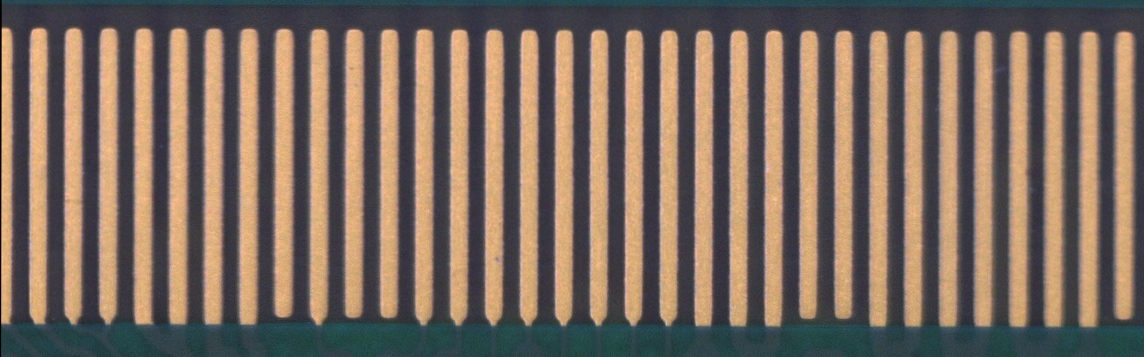
#> input picture PCB_Ins_v2/alg_repo/gold_finger/test_images/pairs/第一对/templ1.png, 1144 x 357 px, given in place of t_fov_3.jpg, which was not available
$ python main_pipeline.py   (older library calls are emulated)
#> lines starting #> are read from the running program, lines starting #| are printed output that depends on the picture; pictures that were not available may be replaced by others from this repository, and a replacement may not be noted
#> in main, im_good is the input picture: shape (357, 1144, 3); mean B, G, R 94.5, 106.6, 123.2
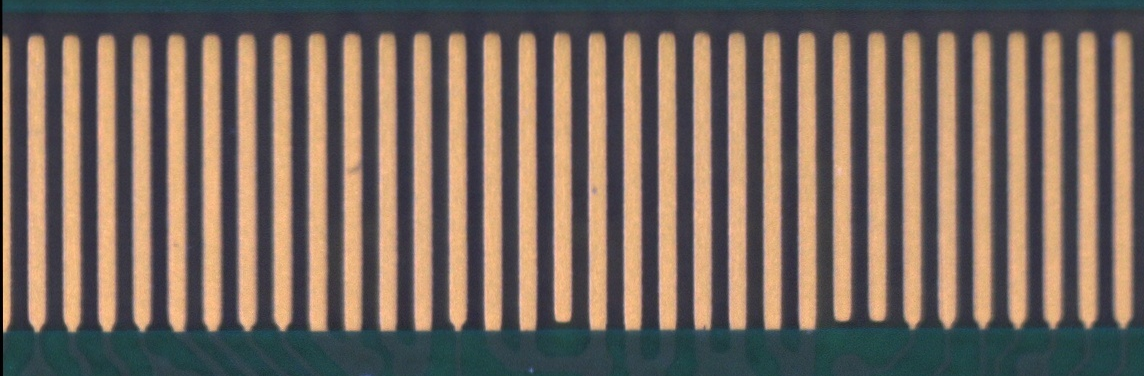
#> input picture PCB_Ins_v2/alg_repo/gold_finger/test_images/pairs/第一对/test1.png, 1144 x 376 px, given in place of 3.jpg, which was not available
#> in main, im_test is the input picture: shape (376, 1144, 3); mean B, G, R 94.5, 105.6, 120.9
### PCB_Ins_v2/alg_repo/gold_finger/seed_extract.py
# -*- coding: utf-8 -*-
"""
种子点自适应取色：在良品图上点击若干板面上的点，自动统计每个点邻域的
HSV 分布，生成 inRange 用的多段范围（自动处理红色跨 H=0/180 边界的情况），
取代手写固定阈值。生成的范围直接喂给 main_pipeline 的 custom 提取链。

取色窗口操作说明:
  鼠标左键    在板面上点一个种子点（不同颜色的区域各点几个）
  鼠标右键    删除离点击处最近的种子点
  + / -       放宽 / 收紧容差（实时预览绿色覆盖区变化）
  z           撤销上一个种子点
  r           清空全部种子点
  Enter / 空格 确认并返回结果
  Esc         取消（返回 None）
"""
import json
import os

import cv2
import numpy as np


# ==========================================
# 范围生成
# ==========================================
# [84 lines left out: functions _seed_stats, _ranges_from_stats, ranges_from_seeds, mask_from_ranges, not called in this run]


def ranges_to_config(ranges):
    """[( (H,S,V), (H,S,V) ), ...] → 算法 config 用的 [[[H,S,V],[H,S,V]], ...]。"""
    return [[list(lo), list(hi)] for lo, hi in ranges]


def preview_from_seeds(image_bgr, seeds, tol=1.0, overlay_alpha=0.45,
                       draw_seeds=True, seed_color=(0, 0, 255)):
    """UI 非交互入口：种子点 → HSV 范围 → 掩膜 → 预览图。

    供自研点选 UI 在每次加点/改容差时调用；不弹窗、不写文件。
    返回 dict: ok, message, seeds, tol, ranges, custom_hsv_ranges,
               mask, preview, cover_ratio, board_pixels。
    """
    h, w = image_bgr.shape[:2]
    empty_mask = np.zeros((h, w), np.uint8)
    base = {
        "ok": False,
        "message": "",
        "seeds": [],
        "tol": float(tol),
        "ranges": [],
        "custom_hsv_ranges": [],
        "mask": empty_mask,
        "preview": image_bgr.copy(),
        "cover_ratio": 0.0,
        "board_pixels": 0,
    }
    if image_bgr is None or image_bgr.size == 0:
        base["message"] = "empty image"
        return base

    pts = [(int(x), int(y)) for x, y in (seeds or [])]
    pts = [(x, y) for x, y in pts if 0 <= x < w and 0 <= y < h]
    base["seeds"] = [list(p) for p in pts]
    if not pts:
        base["message"] = "no seeds"
        return base

    ranges = ranges_from_seeds(image_bgr, pts, float(tol))
    hsv = cv2.cvtColor(cv2.GaussianBlur(image_bgr, (5, 5), 0), cv2.COLOR_BGR2HSV)
    mask = mask_from_ranges(hsv, ranges)
    if mask is None:
        mask = empty_mask

    preview = image_bgr.copy()
    if np.any(mask):
        green = np.zeros_like(preview)
        green[:, :] = (0, 200, 0)
        blend = cv2.addWeighted(preview, 1.0 - overlay_alpha, green, overlay_alpha, 0)
        preview = np.where(mask[:, :, None] > 0, blend, preview)

    if draw_seeds:
        r = max(3, int(round(max(h, w) / 400)))
        for sx, sy in pts:
            cv2.circle(preview, (sx, sy), r, seed_color, 2)
            cv2.circle(preview, (sx, sy), 1, seed_color, -1)

    board_pixels = int(np.count_nonzero(mask))
    return {
        "ok": True,
        "message": "ok",
        "seeds": [list(p) for p in pts],
        "tol": float(tol),
        "ranges": ranges,
        "custom_hsv_ranges": ranges_to_config(ranges),
        "mask": mask,
        "preview": preview,
        "cover_ratio": float(board_pixels) / float(h * w),
        "board_pixels": board_pixels,
    }


# ==========================================
# 交互式取色窗口
# ==========================================
def pick_seed_ranges(image, init_tol=1.0, window_name="Seed Color Picker"):
    """弹窗交互取色。返回 {"seeds": [...], "tol": float, "ranges": [...]}，
    用户按 Esc 取消时返回 None。"""
#> called with init_tol = 1, window_name = 'Seed Color Picker'
    h, w = image.shape[:2]
    disp_scale = min(1.0, 1400.0 / max(h, w))
    disp_size = (int(w * disp_scale), int(h * disp_scale)) if disp_scale < 1.0 else (w, h)

    state = {"seeds": [], "tol": init_tol, "dirty": True}

    # [9 lines left out: function on_mouse, not called in this run]

    cv2.namedWindow(window_name, cv2.WINDOW_AUTOSIZE)
    cv2.setMouseCallback(window_name, on_mouse)
    print("🎯 取色窗口已打开：左键点板面取色，右键删点，+/- 调容差，Enter 确认，Esc 取消。")

    ranges = []
    frame = cv2.resize(image, disp_size, interpolation=cv2.INTER_AREA) if disp_scale < 1.0 \
        else image.copy()
    while True:
        if state["dirty"]:
            out = preview_from_seeds(image, state["seeds"], state["tol"])
#> out = 10 items
            ranges = out["ranges"]
#> ranges = []
            frame = out["preview"]
            if disp_scale < 1.0:
                frame = cv2.resize(frame, disp_size, interpolation=cv2.INTER_AREA)
            info = (f"seeds={len(state['seeds'])}  tol={state['tol']:.2f}  "
                    f"cover={out['cover_ratio']:.1%}   "
                    f"[L]add [R]del [+/-]tol [z]undo [r]reset [Enter]OK [Esc]cancel")
            cv2.putText(frame, info, (10, 24), cv2.FONT_HERSHEY_SIMPLEX,
                        0.55, (0, 0, 0), 3, cv2.LINE_AA)
            cv2.putText(frame, info, (10, 24), cv2.FONT_HERSHEY_SIMPLEX,
                        0.55, (255, 255, 255), 1, cv2.LINE_AA)
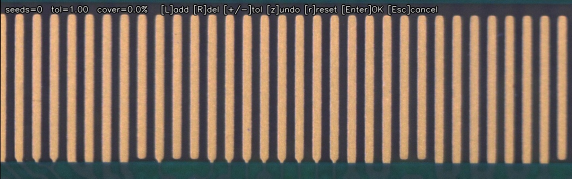
#> frame: shape (357, 1144, 3) (shown at 1/2 size); mean B, G, R 94.4, 106.7, 123.3
            state["dirty"] = False

        cv2.imshow(window_name, frame)
        key = cv2.waitKey(30) & 0xFF
#> (key Esc is pressed here)
        if key in (13, 32):  # Enter / 空格
            if not state["seeds"]:
                print("⚠️ 尚未选择任何种子点，请先左键取色，或按 Esc 取消。")
                continue
            cv2.destroyWindow(window_name)
            return {"seeds": state["seeds"], "tol": state["tol"], "ranges": ranges}
        if key == 27:  # Esc
            cv2.destroyWindow(window_name)
            return None
        if key in (ord("+"), ord("=")):
            state["tol"] = min(3.0, state["tol"] + 0.25)
            state["dirty"] = True
        elif key == ord("-"):
            state["tol"] = max(0.25, state["tol"] - 0.25)
            state["dirty"] = True
        elif key == ord("z") and state["seeds"]:
            state["seeds"].pop()
            state["dirty"] = True
        elif key == ord("r"):
            state["seeds"] = []
            state["dirty"] = True


# ==========================================
# 配置持久化：取一次色，之后直接复用
# ==========================================
def load_or_pick_seed_ranges(image, config_path, image_path=None, force_repick=False):
    """优先读取已保存的取色配置；没有（或 force_repick=True）时弹窗取色并保存。
    返回 [( (H低,S低,V低), (H高,S高,V高) ), ...]；用户取消返回 None。"""
    if not force_repick and os.path.exists(config_path):
        try:
            with open(config_path, "r", encoding="utf-8") as f:
                cfg = json.load(f)
            if image_path is None or cfg.get("image") == image_path:
                print(f"   -> [seed] 载入已保存的取色配置 ({len(cfg['seeds'])} 个种子, tol={cfg['tol']}): {config_path}")
                return [tuple(map(tuple, r)) for r in cfg["ranges"]]
            print("   -> [seed] 良品图已更换，重新取色。")
        except Exception as e:
            print(f"   -> [seed] 配置读取失败，将重新取色: {e}")

    result = pick_seed_ranges(image)
    if result is None:
        return None
    cfg = {
        "image": image_path,
        "seeds": [list(s) for s in result["seeds"]],
        "tol": result["tol"],
        "ranges": [[list(lo), list(hi)] for lo, hi in result["ranges"]],
    }
    with open(config_path, "w", encoding="utf-8") as f:
        json.dump(cfg, f, ensure_ascii=False, indent=2)
    print(f"   -> [seed] 取色配置已保存: {config_path}（下次运行直接复用，删除该文件可重新取色）")
    return [tuple(map(tuple, r)) for r in result["ranges"]]


# ==========================================
# 方案 A：离线取色 CLI（勿在算法池 run() 内调用）
# ==========================================
# 用法:
#   python seed_extract.py <良品图> [-o seed_ranges.json]
#   或拖拽良品图到「取色工具.bat」
# [42 lines that do not run on import are left out]

### commit/开放赛题_AI火眼工坊/04_其他辅助材料/code/PCB_Dual/alg_repo/gold_finger/peizhun.py
# -*- coding: utf-8 -*-
"""
图像配准模块 - 独立精简版
结合相位相关（Phase Correlation）与 ORB 特征匹配的混合配准算法。
"""
import os
import cv2
import numpy as np
from typing import Tuple, Optional, Dict, List

def to_gray(image: np.ndarray) -> np.ndarray:
    if image.ndim == 2:
        return image
    return cv2.cvtColor(image, cv2.COLOR_BGR2GRAY)
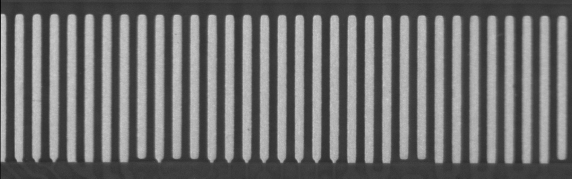
#> returned value: shape (357, 1144) (shown at 1/2 size); min 0, max 209, mean 110.2

def _clip_bbox(
    bbox: Tuple[int, int, int, int],
    shape_hw: Tuple[int, int],
    min_size: int = 64,
) -> Tuple[int, int, int, int]:
    h, w = shape_hw
    x, y, bw, bh = bbox
    x = max(0, min(int(round(x)), max(0, w - 1)))
    y = max(0, min(int(round(y)), max(0, h - 1)))
    bw = max(int(min_size), int(round(bw)))
    bh = max(int(min_size), int(round(bh)))
    x1 = min(w, x + bw)
    y1 = min(h, y + bh)
    x = max(0, x1 - bw)
    y = max(0, y1 - bh)
    return int(x), int(y), int(x1 - x), int(y1 - y)

def _center_crop_bbox(
    shape_hw: Tuple[int, int],
    crop_ratio: float = 0.8,
    min_size: int = 128,
) -> Tuple[int, int, int, int]:
    """返回图像中心 crop_ratio 区域的 bbox"""
    h, w = shape_hw
    crop_ratio = float(max(0.1, min(1.0, crop_ratio)))
    bw = max(int(round(w * crop_ratio)), min_size)
    bh = max(int(round(h * crop_ratio)), min_size)
    x = max(0, (w - bw) // 2)
    y = max(0, (h - bh) // 2)
    return _clip_bbox((x, y, bw, bh), shape_hw, min_size=min_size)

def _warp_affine(image: np.ndarray, mat_aff: np.ndarray, shape_hw: Tuple[int, int]) -> np.ndarray:
    h, w = shape_hw
    # INTER_CUBIC 比 INTER_LINEAR 保留更多高频细节，
    # 亚像素平移重采样后缺陷不至于被明显软化
    return cv2.warpAffine(
        image,
        mat_aff,
        (w, h),
        flags=cv2.INTER_CUBIC,
        borderMode=cv2.BORDER_CONSTANT,
        borderValue=0,
    )

def _apply_bbox_mask(image: np.ndarray, bbox: Optional[Tuple[int, int, int, int]]) -> np.ndarray:
    if bbox is None:
        return image
    out = np.zeros_like(image)
    x, y, bw, bh = [int(round(v)) for v in bbox]
    x0, y0 = max(0, x), max(0, y)
    x1, y1 = min(image.shape[1], x + bw), min(image.shape[0], y + bh)
    if x1 > x0 and y1 > y0:
        out[y0:y1, x0:x1] = image[y0:y1, x0:x1]
    return out

def _decompose_affine_2x3(matrix: np.ndarray) -> Tuple[Tuple[float, float], float, float]:
    a = float(matrix[0, 0])
    c = float(matrix[1, 0])
    tx = float(matrix[0, 2])
    ty = float(matrix[1, 2])
    scale = float(np.sqrt(max(1e-12, a * a + c * c)))
    rotation = float(np.degrees(np.arctan2(c, a)))
    return (tx, ty), rotation, scale

# [4 lines left out: function _shift_within_limit, not called in this run]

def _phase_translate_center(
    moving_gray_f32: np.ndarray,
    template_gray_f32: np.ndarray,
    center_crop_ratio: float = 0.8,
    min_crop_size: int = 128,
) -> Tuple[Tuple[float, float], float, Tuple[int, int, int, int]]:
    """在中心区域进行相位相关计算"""
    h, w = template_gray_f32.shape[:2]
    crop_bbox = _center_crop_bbox((h, w), crop_ratio=center_crop_ratio, min_size=min_crop_size)
    x, y, bw, bh = crop_bbox
    moving_crop = moving_gray_f32[y:y + bh, x:x + bw]
    template_crop = template_gray_f32[y:y + bh, x:x + bw]

    # 汉宁窗抑制 FFT 周期化带来的边界伪峰：不加窗时裁剪边界的强边缘
    # 会污染相关峰，平移量和 response 在临界情况下不稳定
    hann = cv2.createHanningWindow((bw, bh), cv2.CV_32F)
    shift, response = cv2.phaseCorrelate(moving_crop, template_crop, hann)
    return (float(shift[0]), float(shift[1])), float(response), crop_bbox

def _warp_residual_error(
    moving_gray: np.ndarray,
    template_gray: np.ndarray,
    mat_aff: np.ndarray,
    weight: Optional[np.ndarray] = None,
) -> float:
    """用给定仿射 warp 后的（可加权）平均绝对灰度残差，作为候选变换的
    实测配准质量。warp 引入的边界外区域不计入统计。

    weight: 独特性权重图。周期性图案（金手指条纹）错开整数个周期后
    平均残差几乎不变，必须用独特结构（基准标记、板边异形处）加权，
    否则无法区分真对齐与"锁错周期的假对齐"。"""
    h, w = template_gray.shape[:2]
    warped = cv2.warpAffine(moving_gray, mat_aff, (w, h),
                            flags=cv2.INTER_LINEAR, borderValue=0)
    cover = cv2.warpAffine(np.full((moving_gray.shape[0], moving_gray.shape[1]), 255, np.uint8),
                           mat_aff, (w, h), flags=cv2.INTER_NEAREST, borderValue=0)
    m = cover > 0
    if int(m.sum()) < 100:
        return float("inf")
    diff = np.abs(warped.astype(np.float32) - template_gray.astype(np.float32))
    if weight is not None:
        wsum = float(weight[m].sum())
        if wsum > 1e-3:
            return float((diff[m] * weight[m]).sum() / wsum)
    return float(diff[m].mean())


def _horizontal_period(gray: np.ndarray) -> Optional[float]:
    """估计图像的主水平周期（金手指条纹间距）。无显著周期返回 None。"""
    g = gray.astype(np.float32)
    prof = g.mean(axis=0)
    prof -= prof.mean()
    spec = np.abs(np.fft.rfft(prof))
    if spec.size <= 4:
        return None
    spec[:3] = 0.0  # 排除直流与超低频（整体明暗渐变）
    k = int(np.argmax(spec))
    if k < 3:
        return None
    period = g.shape[1] / float(k)
    if not (4.0 <= period <= g.shape[1] / 4.0):
        return None
    if spec[k] < 5.0 * (spec.mean() + 1e-6):  # 峰不显著 = 无强周期
        return None
    return period


def _uniqueness_weight(gray: np.ndarray, period: float) -> np.ndarray:
    """独特性权重图：与"自身平移一个周期"的差异。周期性条纹区域差异
    趋零（权重小），基准标记、板边异形处差异大（权重大）。"""
    g = gray.astype(np.float32)
    p = max(1, int(round(period)))
    right = np.abs(g - np.roll(g, p, axis=1))
    left = np.abs(g - np.roll(g, -p, axis=1))
    u = np.minimum(right, left)  # 任一方向能周期自重合就视为周期区
    u[:, :p] = 0.0   # roll 环绕的边界列不可信
    u[:, -p:] = 0.0
    return cv2.GaussianBlur(u, (0, 0), 3)


def _distinctive_shift_candidate(
    moving_gray: np.ndarray,
    template_gray: np.ndarray,
    weight: np.ndarray,
) -> Tuple[Optional[np.ndarray], float]:
    """锚点平移候选：裁出模板中独特性最强的窗口（基准标记所在处），
    在待测图全图内模板匹配。周期性主体不参与，锚点唯一 => 平移无歧义。

    独特性峰值必须显著高于全图均值（实测真锚点约 3x，纯周期图案的
    噪声峰仅 1.3~1.4x）才启用；否则返回 None，调用方也不应使用
    独特性加权——纯周期图案里权重图只是噪声，会把择优带偏。"""
    h, w = template_gray.shape[:2]
    win_w = min(w, max(64, w // 6))
    win_h = min(h, max(48, int(h * 0.8)))
    density = cv2.boxFilter(weight, ddepth=-1, ksize=(win_w, win_h),
                            normalize=True, borderType=cv2.BORDER_CONSTANT)
    _, dmax, _, dloc = cv2.minMaxLoc(density)
    if dmax < 2.0 * float(weight.mean()) or dmax <= 1e-3:
        return None, 0.0
    cx, cy = dloc
    x0 = int(np.clip(cx - win_w // 2, 0, w - win_w))
    y0 = int(np.clip(cy - win_h // 2, 0, h - win_h))
    patch = template_gray[y0:y0 + win_h, x0:x0 + win_w]
    res = cv2.matchTemplate(moving_gray, patch, cv2.TM_CCOEFF_NORMED)
    _, peak, _, loc = cv2.minMaxLoc(res)
    # 模板中 (x0,y0) 的内容位于待测图 loc 处 => 待测图需平移 (x0-loc.x, y0-loc.y)
    aff = np.array([[1.0, 0.0, x0 - loc[0]], [0.0, 1.0, y0 - loc[1]]], dtype=np.float32)
    return aff, float(peak)


def _ncc_translation_candidate(
    moving_gray: np.ndarray,
    template_gray: np.ndarray,
) -> Tuple[Optional[np.ndarray], float]:
    """中央大块归一化互相关平移搜索。

    周期性图案（金手指条纹）上相位相关常锁到伪峰、ORB 常错配特征；
    空间域 NCC 用接近整幅的大模板搜索，包络（板边、基准标记）能压制
    周期歧义，对"基本已对齐、只差小平移"的图给出可靠的候选。
    搜索半径为图像尺寸的 1/8。"""
    h, w = template_gray.shape[:2]
    mx, my = max(16, w // 8), max(16, h // 8)
    if w - 2 * mx < 32 or h - 2 * my < 16:
        return None, 0.0
    tpl = moving_gray[my:h - my, mx:w - mx]
    res = cv2.matchTemplate(template_gray, tpl, cv2.TM_CCOEFF_NORMED)
    _, peak, _, loc = cv2.minMaxLoc(res)
    aff = np.array([[1.0, 0.0, loc[0] - mx], [0.0, 1.0, loc[1] - my]], dtype=np.float32)
    return aff, float(peak)


def _orb_affine_fallback(
    moving_gray: np.ndarray,
    template_gray: np.ndarray,
    max_features: int,
    ratio_test: float,
    min_matches: int,
    ransac_thresh: float,
    roi_bbox: Optional[Tuple[int, int, int, int]] = None,
) -> Tuple[bool, np.ndarray, Dict[str, object]]:
    """ORB 特征匹配配准（备用方案）"""
    moving_orb_gray = _apply_bbox_mask(moving_gray, roi_bbox)
    template_orb_gray = _apply_bbox_mask(template_gray, roi_bbox)

    orb = cv2.ORB_create(nfeatures=max_features)
    kp_t, des_t = orb.detectAndCompute(template_orb_gray, None)
    kp_m, des_m = orb.detectAndCompute(moving_orb_gray, None)

    if des_t is None or des_m is None or len(kp_t) == 0 or len(kp_m) == 0:
        return False, np.eye(2, 3, dtype=np.float32), {"message": "ORB features missing"}

    matcher = cv2.BFMatcher(cv2.NORM_HAMMING, crossCheck=False)
    knn = matcher.knnMatch(des_m, des_t, k=2)
    good = [m0 for m0, m1 in knn if m0.distance < ratio_test * m1.distance]

    if len(good) < min_matches:
        return False, np.eye(2, 3, dtype=np.float32), {
            "message": "Not enough ORB matches",
            "good_matches": len(good),
        }

    src = np.float32([kp_m[g.queryIdx].pt for g in good]).reshape(-1, 1, 2)
    dst = np.float32([kp_t[g.trainIdx].pt for g in good]).reshape(-1, 1, 2)

    aff, inlier = cv2.estimateAffinePartial2D(
        src, dst, method=cv2.RANSAC, ransacReprojThreshold=ransac_thresh, maxIters=200, confidence=0.90
    )
    if aff is None:
        return False, np.eye(2, 3, dtype=np.float32), {
            "message": "Affine RANSAC failed",
            "good_matches": len(good),
        }

    inliers = int(inlier.sum()) if inlier is not None else 0
    return True, aff.astype(np.float32), {
        "message": "ORB affine success",
        "good_matches": len(good),
        "inliers": inliers,
        "inlier_ratio": float(inliers / max(len(good), 1)),
    }

def align_image(
    moving: np.ndarray,
    template: np.ndarray,
    enable_fast_mode: bool = True,
    phase_only: bool = False,
    max_features: int = 800,
    ratio_test: float = 0.75,
    min_matches: int = 8,
    ransac_thresh: float = 3.0,
    orb_max_rotation_deg: float = 15.0,
    orb_min_scale: float = 0.85,
    orb_max_scale: float = 1.15,
    orb_max_shift_ratio: float = 0.25,
    center_crop_ratio: float = 0.8,
    fast_scale: float = 0.5,
) -> Tuple[bool, np.ndarray, Dict[str, object]]:
    """
    通用快配准主流程
    """
    template_gray = to_gray(template)
    h, w = template_gray.shape[:2]

    # 尺寸对齐：估计与最终 warp 必须在同一坐标系。
    # 旧实现只把灰度图 resize 到模板尺寸去估计平移，最后却对"原始尺寸"的
    # 彩色图做 warp，两图分辨率不同时平移量整体错位——模板图与待测图
    # 互换后，被 resize 的一方跟着互换，就会出现"一个方向能对齐、
    # 反过来对不齐"的现象。这里直接把彩色图先统一到模板尺寸。
    if moving.shape[:2] != template.shape[:2]:
        interp = cv2.INTER_AREA if (moving.shape[0] > h or moving.shape[1] > w) else cv2.INTER_CUBIC
        moving = cv2.resize(moving, (w, h), interpolation=interp)
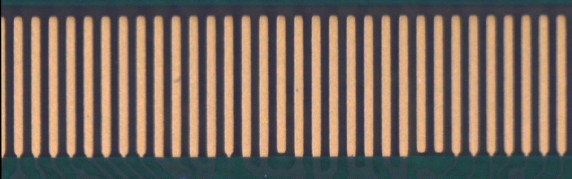
#> moving: shape (357, 1144, 3) (shown at 1/2 size); mean of channels 0, 1, 2 94.5, 105.6, 120.9; drawn as B, G, R
    moving_gray = to_gray(moving)
#> in to_gray (call 2), `return cv2.cvtColor(image, cv2.COLOR_BGR2GRAY)`:
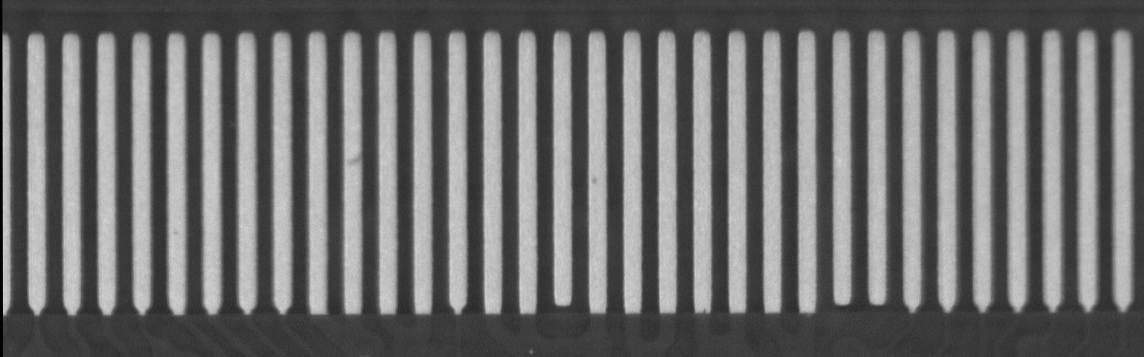
#> returned value: shape (357, 1144); min 0, max 217, mean 108.9

    # 快速模式降采样处理
    if enable_fast_mode:
        scale = float(max(0.1, min(1.0, fast_scale)))
        new_w, new_h = max(64, int(round(w * scale))), max(64, int(round(h * scale)))
        moving_gray_small = cv2.resize(moving_gray, (new_w, new_h), interpolation=cv2.INTER_AREA)
#> (the rest of the program and of its run is left out)
